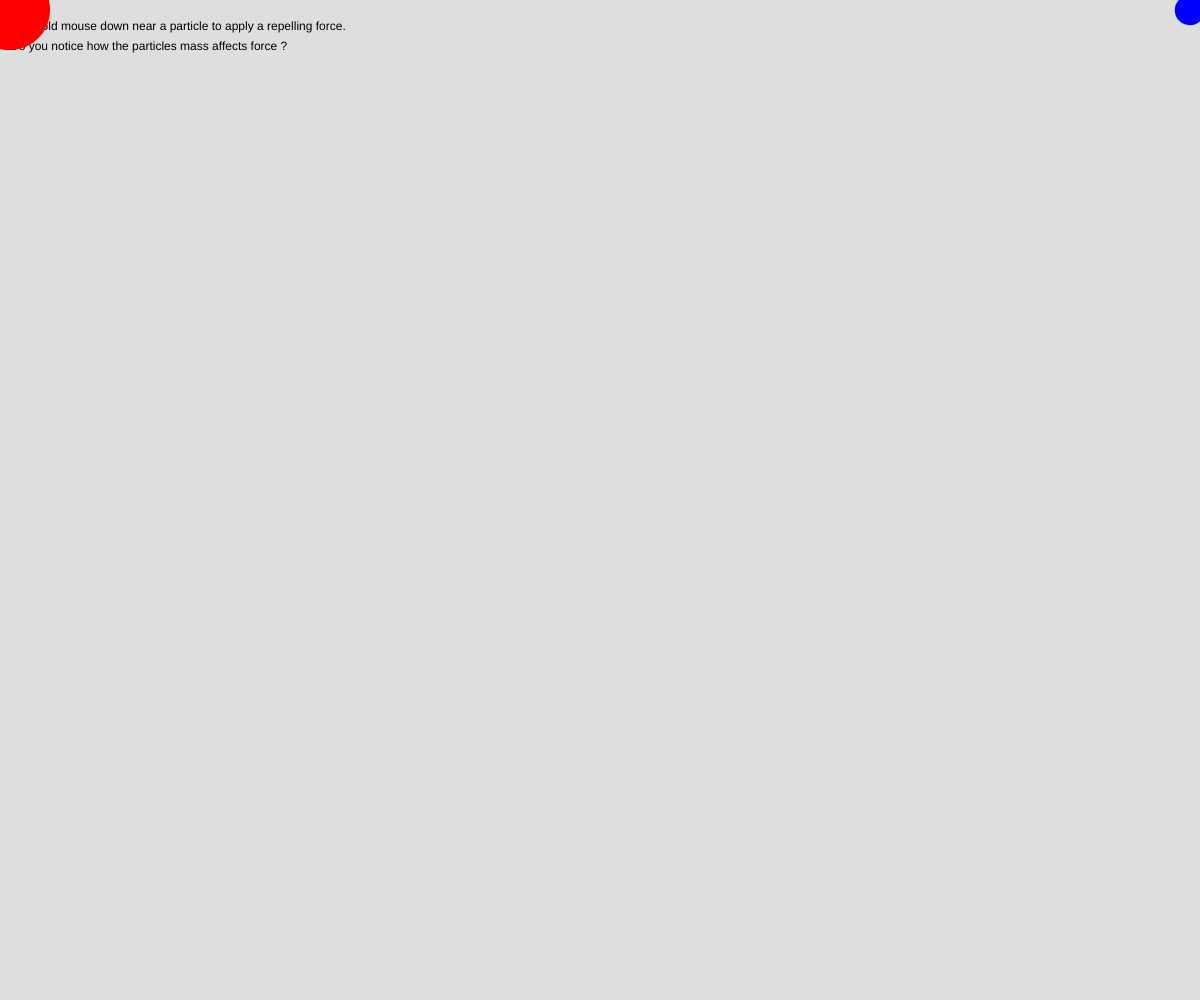
Frame 1 (no input)
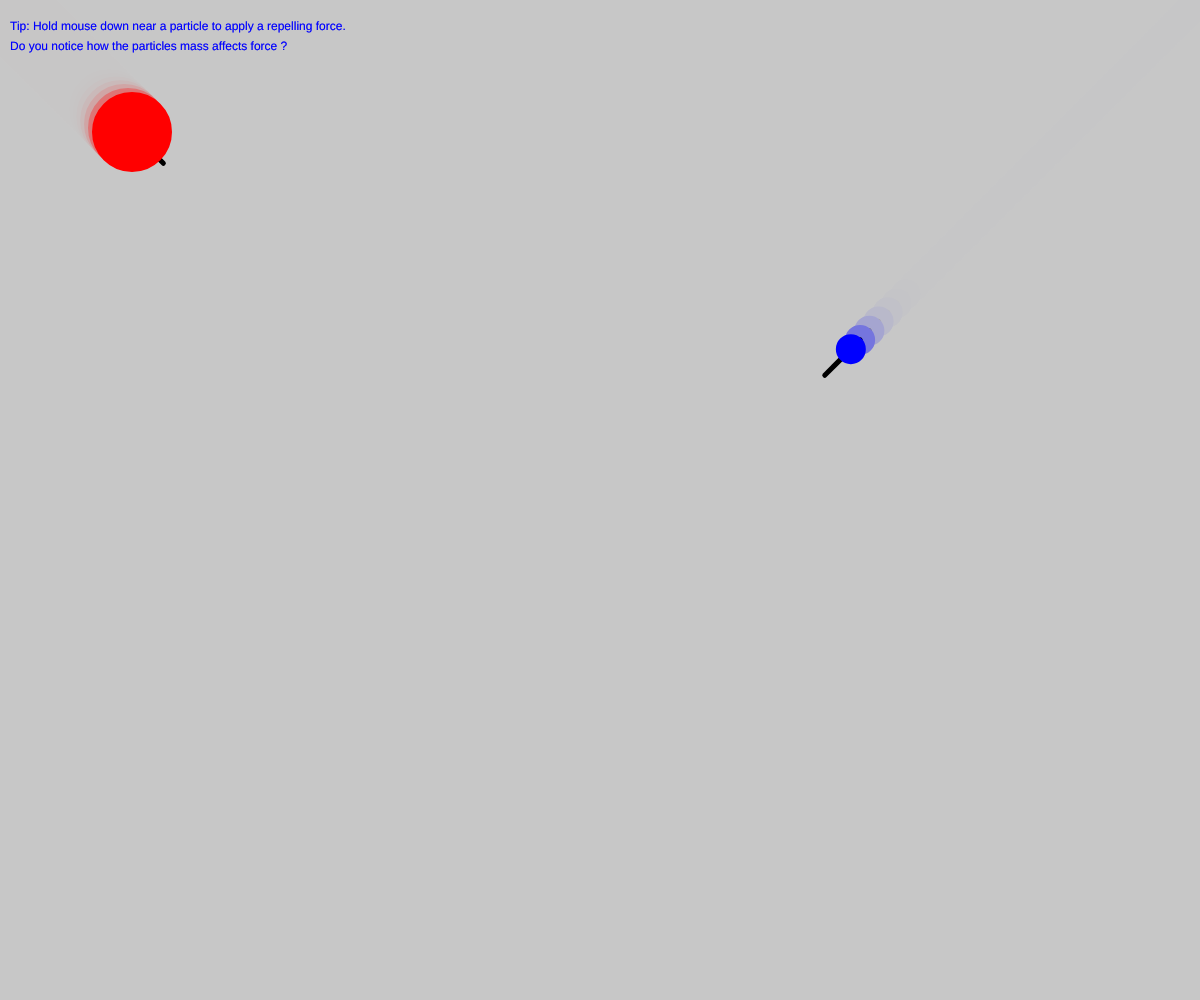
Frame 60 (no input)
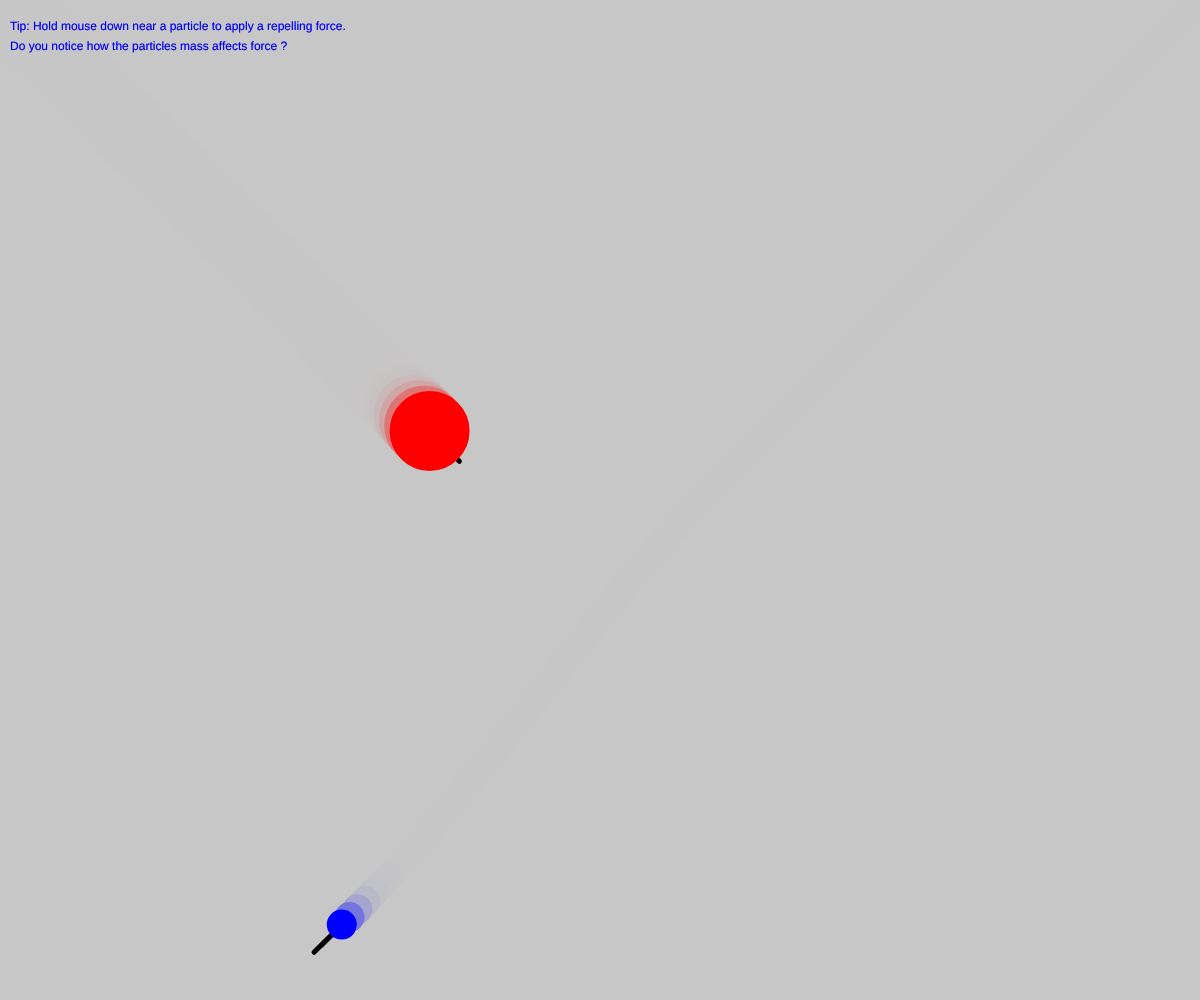
Frame 120 (the mouse pressed at the canvas centre since frame 60)

The p5.js sketch that drew these frames (run headless with seeded random() and noise() and a simulated clock; from frame 60 on, the mouse is pressed at the canvas centre):

// p5.js sketch
// ── sketch.js
let littleRed;
let littleBlue;
const particles = [];

class Mover {
  constructor(x = width / 2, y = height / 2, mass = 5, color = "red") {
    this.color = color;
    this.mass = mass;
    this.acceleration = createVector(0, 0);
    this.velocity = createVector(0, 0);
    this.position = createVector(x, y);
  }

  mouseForce() {
    let mouse = createVector(mouseX, mouseY);
    mouse.sub(this.position);
    let mag = mouse.mag();
    mouse.normalize();
    let strength = mag > 0 ? constrain(5000 / (mag * mag), 0.05, 1) : 0;
    let mouseForce = mouse.mult(mouseIsPressed ? -strength : 0);
    this.applyForce(mouseForce);
  }

  applyForce(force) {
    let f = p5.Vector.div(force, this.mass);
    this.acceleration.add(f);
  }

  update() {
    this.velocity.add(this.acceleration);
    this.position.add(this.velocity);
    this.acceleration.mult(0);
  }

  show() {
    fill(this.color);
    stroke(this.color);
    circle(this.position.x, this.position.y, this.mass * 5);
  }

  checkEdges() {
    const axisArray = ["x", "y"];
    for (const a of axisArray) {
      const canvasUpperBound = a === "x" ? width : height;
      if (this.position[a] <= 0 || this.position[a] >= canvasUpperBound) {
        this.position[a] = constrain(this.position[a], 0, canvasUpperBound);
        this.velocity[a] *= -0.2;
        this.acceleration[a] *= -1;
      }
      const axis =
        this.position[a] > canvasUpperBound / 2 ? canvasUpperBound : 0;
      const edge =
        a === "x"
          ? createVector(axis, this.position.y)
          : createVector(this.position.x, axis);

      edge.sub(this.position);
      const mag = edge.mag();
      edge.normalize();
      edge.mult(100);
      const strength = mag > 0 ? constrain(200 / (mag * mag), 0, 0.01) : 0;
      const edgeForce = edge.mult(-strength);
      this.applyForce(edgeForce);
    }
  }

  showDirection() {
    const direction = this.velocity.copy();
    direction.normalize();
    direction.mult(50);
    strokeWeight(5);
    stroke(0);
    line(
      this.position.x,
      this.position.y,
      this.position.x + direction.x,
      this.position.y + direction.y
    );
  }
}

function setup() {
  createCanvas(windowWidth, windowHeight);
  littleRed = new Mover(10, 10, 15, "red");
  littleBlue = new Mover(width - 10, 0 + 10, 5, "blue");
  particles[0] = littleRed;
  particles[1] = littleBlue;
}

function draw() {
  background(200, 200, 200, 150);
  strokeWeight(0);
  text(
    "Tip: Hold mouse down near a particle to apply a repelling force.",
    10,
    30
  );
  text("Do you notice how the particles mass affects force ?", 10, 50);
  for (const particle of particles) {
    particle.mouseForce();
    particle.checkEdges();
    particle.showDirection();
    particle.update();
    particle.show();
  }
}

function windowResized() {
  resizeCanvas(windowWidth, windowHeight);
}
